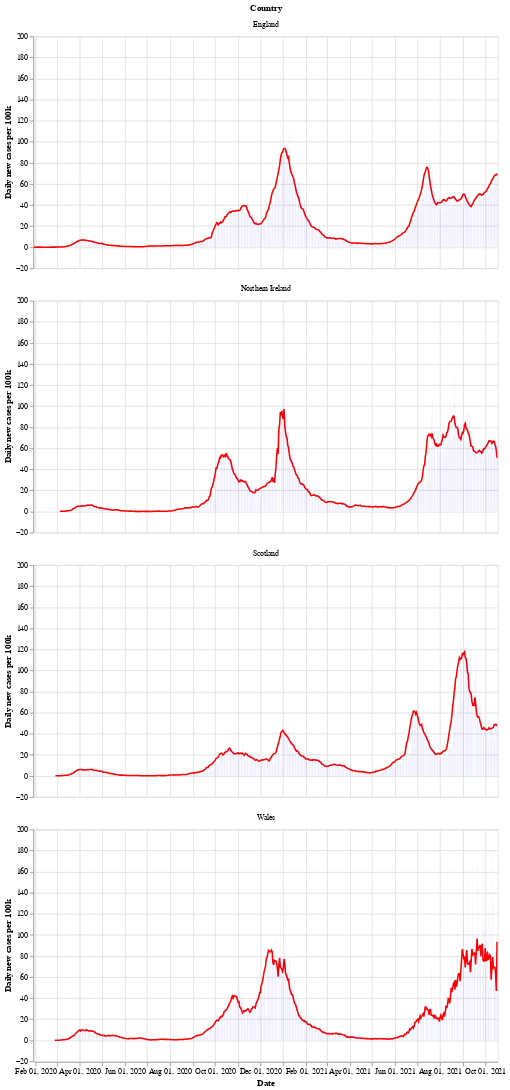

The notebook cell saved with this chart:
### Markdown cell above
Next is a bar chart of the number of new cases in each country (per 100k population), with the 7 day moving average of cases. Again we see that Wales saw a longer period of raising and falling cases compared to the other countries.

After a period of cases falling, each nation is now seeing a rise in the number of cases - especially in Wales.

### Code cell
# collapse
bars = alt.Chart(uk_cases).mark_bar().encode(
    x=alt.X("yearmonthdate(date):T", axis=alt.Axis(title='Date')),
    y=alt.Y("newCasesRate:Q", axis=alt.Axis(title='Daily new cases per 100k')),
    tooltip='newCasesRate',
    color=alt.condition(
        alt.datum.dailyChange > 0,
        alt.value("orange"),  # The positive color
        alt.value("blue")  # The negative color
    )
).properties(title='New cases per 100k population with rolling 7 day average', width=600).interactive()
line = alt.Chart(uk_cases).mark_line(
    color='red',
    size=2,
).transform_window(
    rolling_mean='mean(newCasesRate)',
    frame=[0, 7],
    groupby=['areaName']
).encode(
    x='yearmonthdate(date):T',
    y='rolling_mean:Q'
)
alt.layer(line, bars, data=uk_cases).facet(alt.Row('areaName', title='Country'), columns=1)

### Figure 1 — Vega-Lite specification as saved in the notebook (floating-point values rounded to 4 significant figures; data arrays with more than 128 entries replaced by an {"elided": "..."} marker saying what was removed)
{"config": {"view": {"continuousWidth": 400, "continuousHeight": 300}}, "data": {"name": "data-97f14cbc57b4872e6c67de470a165645"}, "facet": {"type": "nominal", "field": "areaName", "title": "Country"}, "spec": {"layer": [{"mark": {"type": "line", "color": "red", "size": 2}, "encoding": {"x": {"type": "temporal", "field": "date", "timeUnit": "yearmonthdate"}, "y": {"type": "quantitative", "field": "rolling_mean"}}, "transform": [{"window": [{"op": "mean", "field": "newCasesRate", "as": "rolling_mean"}], "frame": [0, 7], "groupby": ["areaName"]}]}, {"mark": "bar", "encoding": {"color": {"condition": {"value": "orange", "test": "(datum.dailyChange > 0)"}, "value": "blue"}, "tooltip": {"type": "quantitative", "field": "newCasesRate"}, "x": {"type": "temporal", "axis": {"title": "Date"}, "field": "date", "timeUnit": "yearmonthdate"}, "y": {"type": "quantitative", "axis": {"title": "Daily new cases per 100k"}, "field": "newCasesRate"}}, "selection": {"selector002": {"type": "interval", "bind": "scales", "encodings": ["x", "y"]}}, "title": "New cases per 100k population with rolling 7 day average", "width": 600}]}, "columns": 1, "$schema": "https://vega.github.io/schema/vega-lite/v4.8.1.json", "datasets": {"data-97f14cbc57b4872e6c67de470a165645": {"elided": "2416 records"}}}
